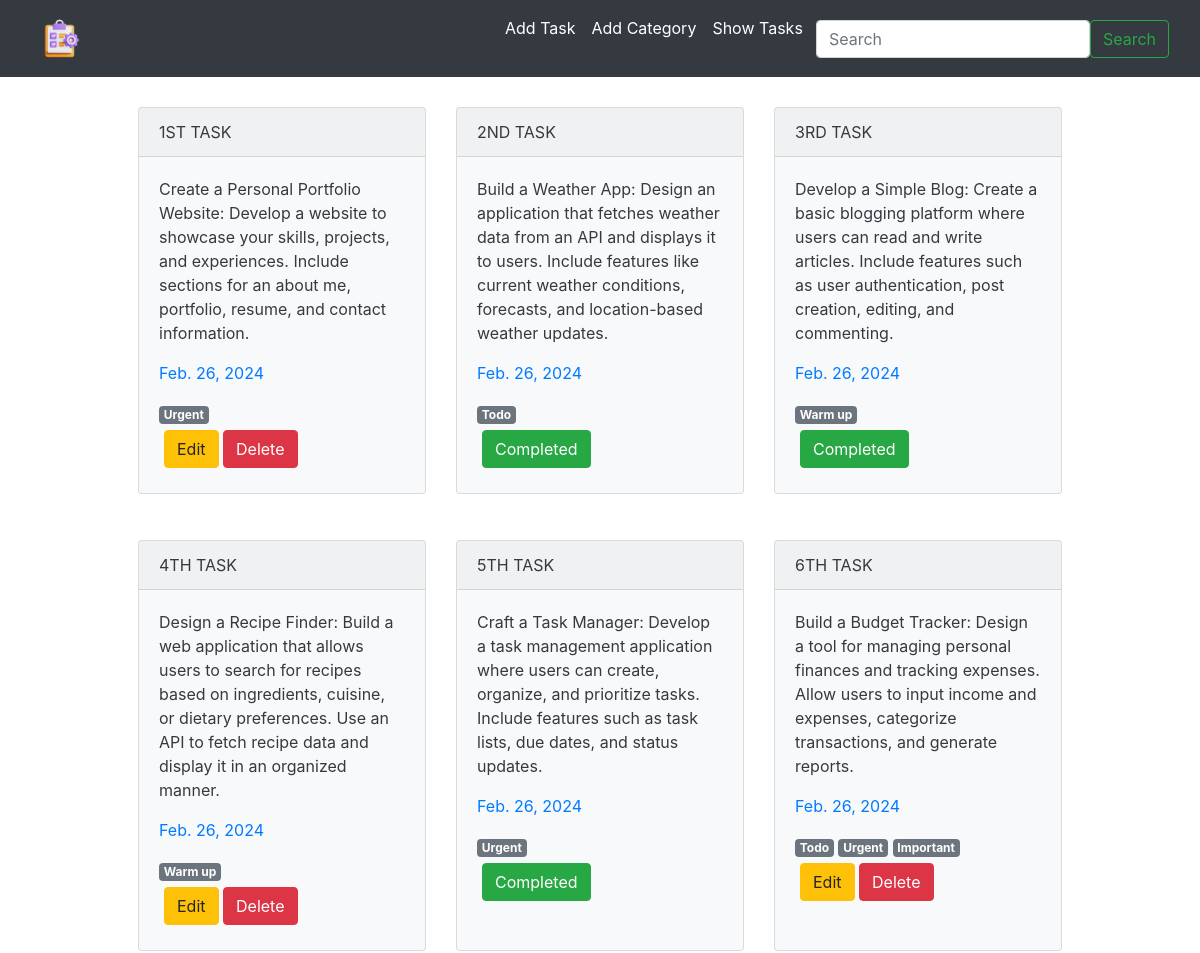
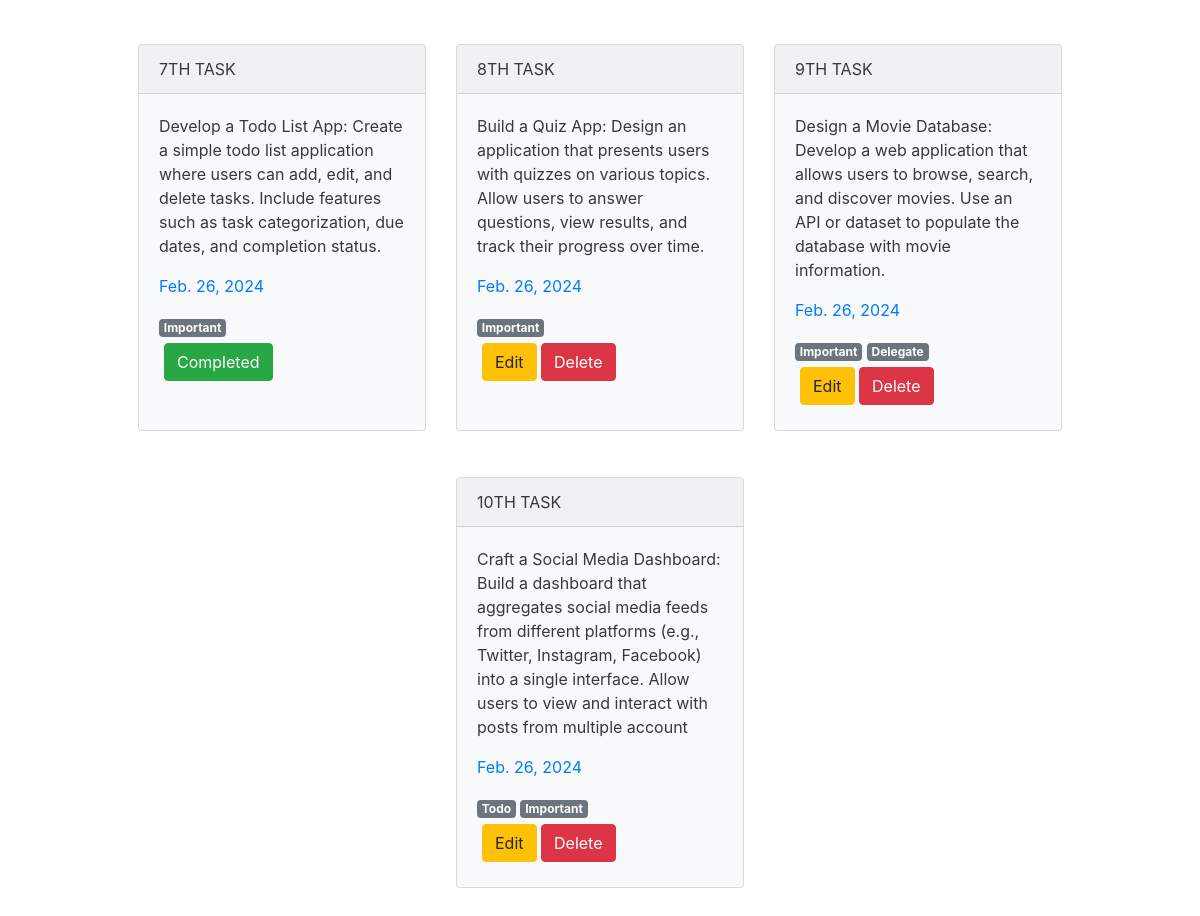
The page / on the database its author committed (2 pictures, top to bottom).
### task/models.py (models this page shows, shortened)
class TaskModel(models.Model):
    task_title = models.CharField(max_length=255)
    task_description = models.TextField(blank=True)
    is_completed = models.BooleanField(default=False)
    task_assign_date = models.DateField()
    categories = models.ManyToManyField(TaskCategory, related_name="categories")

### category/models.py (models this page shows, shortened)
class TaskCategory(models.Model):
    name = models.CharField(max_length=50)

### task/views.py (the view)
# urls.py: path('', show_tasks, name="show_tasks"),
def show_tasks(request):
    tasks = TaskModel.objects.all()
    return render(request, 'show_tasks.html', {"tasks": tasks})

### task/templates/show_tasks.html
{% extends 'base.html' %}
{% block content %}
<div style="padding: 30px; ">
    {% if tasks %}
    <div style="display: flex; flex-wrap: wrap; gap: 30px; justify-content: center;">
        {% for task in tasks %}
            <div class="card text-dark bg-light mb-3" style="max-width: 18rem;">
                <div class="card-header text-uppercase">{{task.task_title}}</div>
                <div class="card-body">
                <p class="card-text">{{task.task_description}}</p>
                <p class="text-primary">{{task.task_assign_date}}</p>
                {% for category in task.categories.all %}
                <div class="badge rounded-pill bg-secondary text-white">{{category.name}}</div>
                {% endfor %}
                <div style="margin:5px;">
                    {% if task.is_completed %}
                    <button class="btn btn-success" >Completed</button>
                    {% else %}
                    <a href="{% url 'edit_task' pk=task.pk %}"><button class="btn btn-warning">Edit</button></a>
                    <a href="{% url 'delete_task' pk=task.pk %}"><button class="btn btn-danger text white">Delete</button></a>
                    {% endif %}
                </div>
                </div>
            </div>
        {% endfor %}
    </div>
    {% else %}
    <h3>No tasks available yet!</h3>
    {% endif %}
</div>
{% endblock content %}

### templates/base.html (shortened to what this page needs)
<!DOCTYPE html>
<html lang="en">
<head>
    <link
      rel="stylesheet"
      href="https://cdn.jsdelivr.net/npm/bootstrap@4.0.0/dist/css/bootstrap.min.css"
    />
</head>
<body>
    <nav class="navbar navbar-expand-lg navbar-dark bg-dark">
        <div class="container-fluid">
          <div class="collapse navbar-collapse" id="navbarSupportedContent">
            <ul class="navbar-nav me-auto mb-2 mb-lg-0">
              <li class="nav-item">
                <a class="nav-link active"href="{% url 'show_tasks' %}" ><img src="/static/2.webp" alt=""style="height: 10%; width: 10%;"></a>
              </li>
              <li class="nav-item">
                <a class="nav-link active" href="{% url 'create_task' %}">Add Task</a>
              </li>
              <li class="nav-item">
                <a class="nav-link active" href="{% url 'create_category' %}">Add Category</a>
              </li>
              <li class="nav-item">
                <a class="nav-link active" href="{% url 'show_tasks' %}">Show Tasks</a>
              </li>
            </ul>
            <form class="d-flex"style="margin-left:auto">
              <input
                class="form-control me-2"
                type="search"
                placeholder="Search"
                aria-label="Search"
              />
              <button class="btn btn-outline-success" type="submit">
                Search
              </button>
            </form>
          </div>
        </div>
      </nav>
    {% block content %}
    {% endblock content %}
</body>
</html>

### rows shown on the page
TaskModel: task_title "1ST TASK", task_description "Create a Personal Portfolio Website: Develop a website to showcase your skills, projects, and experiences. Include sections for an about me, portfolio, resume, and contact information.", task_assign_date "Feb. 26, 2024", is_completed "Edit"
TaskCategory: name "Urgent"
TaskModel: task_title "2ND TASK", task_description "Build a Weather App: Design an application that fetches weather data from an API and displays it to users. Include features like current weather conditions, forecasts, and location-based weather updates.", task_assign_date "Feb. 26, 2024", is_completed "Completed"
TaskCategory: name "Todo"
TaskModel: task_title "3RD TASK", task_description "Develop a Simple Blog: Create a basic blogging platform where users can read and write articles. Include features such as user authentication, post creation, editing, and commenting.", task_assign_date "Feb. 26, 2024", is_completed "Completed"
TaskCategory: name "Warm up"
TaskModel: task_title "4TH TASK", task_description "Design a Recipe Finder: Build a web application that allows users to search for recipes based on ingredients, cuisine, or dietary preferences. Use an API to fetch recipe data and display it in an organized manner.", task_assign_date "Feb. 26, 2024", is_completed "Edit"
TaskModel: task_title "5TH TASK", task_description "Craft a Task Manager: Develop a task management application where users can create, organize, and prioritize tasks. Include features such as task lists, due dates, and status updates.", task_assign_date "Feb. 26, 2024", is_completed "Completed"
TaskModel: task_title "6TH TASK", task_description "Build a Budget Tracker: Design a tool for managing personal finances and tracking expenses. Allow users to input income and expenses, categorize transactions, and generate reports.", task_assign_date "Feb. 26, 2024", is_completed "Edit"
TaskCategory: name "Important"
TaskModel: task_title "7TH TASK", task_description "Develop a Todo List App: Create a simple todo list application where users can add, edit, and delete tasks. Include features such as task categorization, due dates, and completion status.", task_assign_date "Feb. 26, 2024", is_completed "Completed"
TaskModel: task_title "8TH TASK", task_description "Build a Quiz App: Design an application that presents users with quizzes on various topics. Allow users to answer questions, view results, and track their progress over time.", task_assign_date "Feb. 26, 2024", is_completed "Edit"
TaskModel: task_title "9TH TASK", task_description "Design a Movie Database: Develop a web application that allows users to browse, search, and discover movies. Use an API or dataset to populate the database with movie information.", task_assign_date "Feb. 26, 2024", is_completed "Edit"
TaskCategory: name "Delegate"
TaskModel: task_title "10TH TASK", task_description "Craft a Social Media Dashboard: Build a dashboard that aggregates social media feeds from different platforms (e.g., Twitter, Instagram, Facebook) into a single interface. Allow users to view and interact with posts from multiple account", task_assign_date "Feb. 26, 2024", is_completed "Edit"
